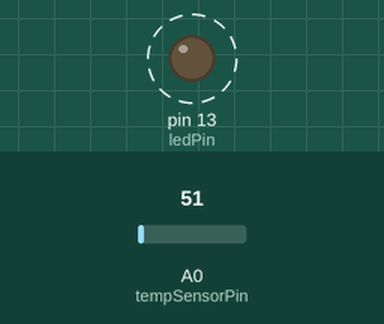
Recording of a sketch running on a simulated Arduino Uno, built with avr-gcc and run on an emulated ATmega328P. Shown: output pins drawn as LEDs (lit = HIGH). Dashed ring = blinking. Inputs (shaded band) come from the test bench; at power-on: A0 (tempSensorPin) = 51.

Above: at 1.2 s.
1.3 s: A0 (tempSensorPin) set to 60
4.3 s: A0 (tempSensorPin) set to 69
Timing chart, 0 to 13.3 s (numbered marks = the images above; inputs shaded):
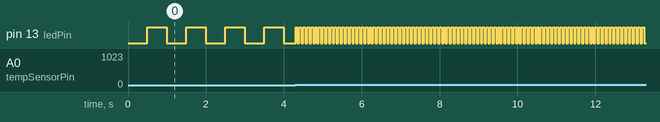

Measured:
- after the input at 4.3 s, pin 13 (ledPin): alternates HIGH for 0.05 s and LOW for 0.05 s, starting at once
- by itself, pin 13 (ledPin): alternates HIGH for 0.50 s and LOW for 0.50 s

The sketch:

arduino_led_lm35.ino
```cpp
#include <elapsedMillis.h>

const int tempSensorPin = A0; // Analog pin for LM35 temperature sensor
const int ledPin = 13;        // Digital pin for onboard LED

const int tempThreshold = 30;  // Temperature threshold in degrees Celsius
int blinkInterval = 500;       // Initial blink interval
const int blinkStep = 50;      // Step for adjusting blink interval

elapsedMillis blinkTimer;      // Timer for LED blinking

void setup() {
  pinMode(tempSensorPin, INPUT);
  pinMode(ledPin, OUTPUT);
}

void loop() {
  int currentTemp = readTemperature();

  if (currentTemp < tempThreshold) {
    blinkLED(blinkInterval);
  } else {
    adjustBlinkInterval(currentTemp);
    blinkLED(blinkInterval);
  }
}

int readTemperature() {
  // Read analog value from LM35 temperature sensor
  int sensorValue = analogRead(tempSensorPin);

  // Convert analog value to temperature in degrees Celsius
  float temperature = (sensorValue * 0.48828125);

  return static_cast<int>(temperature);
}

void blinkLED(int interval) {
  if (blinkTimer >= interval) {
    digitalWrite(ledPin, !digitalRead(ledPin));  // Toggle LED state
    blinkTimer = 0;  // Reset timer
  }
}

void adjustBlinkInterval(int currentTemp) {
  if (currentTemp > tempThreshold && blinkInterval > blinkStep) {
    // Increase blink interval when temperature rises above the threshold
    blinkInterval -= blinkStep;
  } else if (currentTemp < tempThreshold && blinkInterval < 1000) {
    // Decrease blink interval when temperature falls below the threshold
    blinkInterval += blinkStep;
  }
}
```
